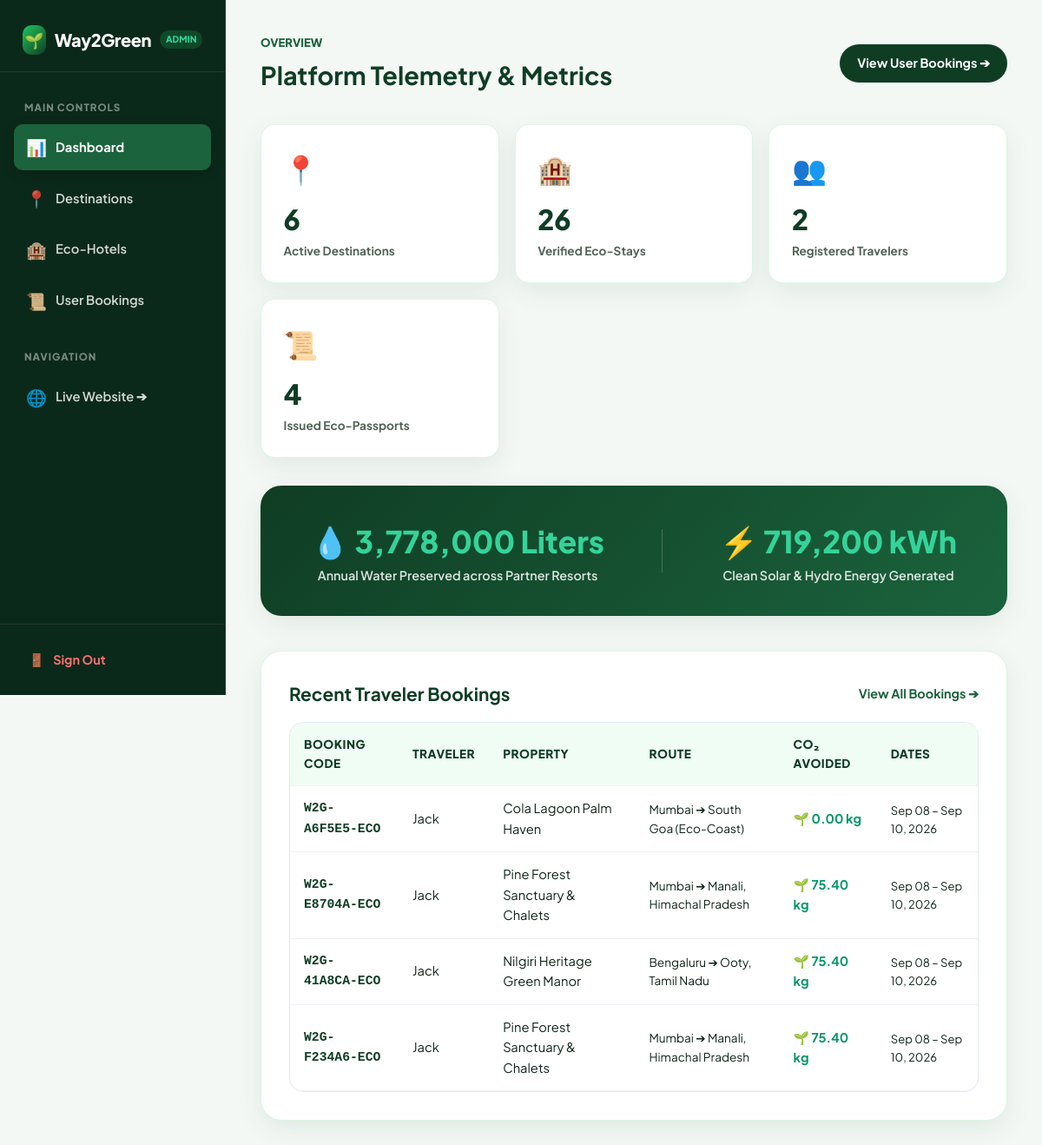
Page /admin/dashboard.php (signed in) on the committed database.
### tables this page shows
CREATE TABLE `bookings` (
  `id` int(11) NOT NULL AUTO_INCREMENT,
  `user_id` int(11) NOT NULL,
  `hotel_id` int(11) NOT NULL,
  `origin` varchar(100) NOT NULL,
  `destination` varchar(100) NOT NULL,
  `travel_mode` varchar(50) NOT NULL,
  `distance_km` decimal(8,2) DEFAULT 0.00,
  `co2_saved_kg` decimal(8,2) DEFAULT 0.00,
  `check_in` date NOT NULL,
  `check_out` date NOT NULL,
  `guests` int(11) DEFAULT 1,
  `booking_code` varchar(50) NOT NULL,
  `total_price` int(11) DEFAULT 0,
  `accessibility_notes` text DEFAULT NULL,
  `created_at` timestamp NOT NULL DEFAULT current_timestamp(),
  PRIMARY KEY (`id`),
  UNIQUE KEY `booking_code` (`booking_code`),
  KEY `user_id` (`user_id`),
  KEY `hotel_id` (`hotel_id`),
  CONSTRAINT `bookings_ibfk_1` FOREIGN KEY (`user_id`) REFERENCES `users` (`id`) ON DELETE CASCADE,
  CONSTRAINT `bookings_ibfk_2` FOREIGN KEY (`hotel_id`) REFERENCES `hotels` (`id`) ON DELETE CASCADE
);

CREATE TABLE `users` (
  `id` int(11) NOT NULL AUTO_INCREMENT,
  `name` varchar(100) NOT NULL,
  `email` varchar(100) NOT NULL,
  `password_hash` varchar(255) NOT NULL,
  `created_at` timestamp NOT NULL DEFAULT current_timestamp(),
  PRIMARY KEY (`id`),
  UNIQUE KEY `email` (`email`)
);

CREATE TABLE `hotels` (
  `id` int(11) NOT NULL AUTO_INCREMENT,
  `destination_id` int(11) NOT NULL,
  `name` varchar(150) NOT NULL,
  `description` text DEFAULT NULL,
  `image_url` varchar(255) DEFAULT NULL,
  `water_saved_liters` int(11) DEFAULT 0,
  `power_saved_kwh` int(11) DEFAULT 0,
  `accessibility_tags` varchar(255) DEFAULT NULL,
  `eco_rating` decimal(3,1) DEFAULT 0.0,
  `created_at` timestamp NOT NULL DEFAULT current_timestamp(),
  `price_per_night` int(11) DEFAULT 2500,
  `eco_badges` varchar(255) DEFAULT 'Solar Powered, Zero Plastic',
  PRIMARY KEY (`id`),
  KEY `destination_id` (`destination_id`),
  CONSTRAINT `hotels_ibfk_1` FOREIGN KEY (`destination_id`) REFERENCES `destinations` (`id`) ON DELETE CASCADE
);

### admin/dashboard.php (the view, shortened to what this page needs)
<?php
require_once '../db.php';
$destCount = $pdo->query("SELECT COUNT(*) FROM destinations")->fetchColumn();
$hotelCount = $pdo->query("SELECT COUNT(*) FROM hotels")->fetchColumn();
$userCount = $pdo->query("SELECT COUNT(*) FROM users")->fetchColumn();
$bookingCount = $pdo->query("SELECT COUNT(*) FROM bookings")->fetchColumn();
$waterStats = $pdo->query("SELECT SUM(water_saved_liters) as total_water, SUM(power_saved_kwh) as total_power FROM hotels")->fetch(PDO::FETCH_ASSOC);
$totalWater = $waterStats['total_water'] ?? 0;
$totalPower = $waterStats['total_power'] ?? 0;
$recentBookings = $pdo->query("SELECT b.*, h.name as hotel_name, u.name as user_name
    FROM bookings b
    JOIN hotels h ON b.hotel_id = h.id
    JOIN users u ON b.user_id = u.id
    ORDER BY b.id DESC LIMIT 5")->fetchAll(PDO::FETCH_ASSOC);
?>
<!DOCTYPE html>
<html lang="en">
<head>
    <link rel="stylesheet" href="admin.css">
</head>
<body>
    <?php include 'sidebar.php'; ?>
    <main class="admin-main-content">
        <div class="admin-header-row">
            <div>
                <span style="font-size: 0.82rem; font-weight: 800; color: var(--primary-light); text-transform: uppercase;">Overview</span>
                <h1 style="color: var(--primary); font-size: 1.8rem; margin: 2px 0;">Platform Telemetry & Metrics</h1>
            </div>
            <a href="bookings.php" style="background: var(--primary); color: #ffffff; text-decoration: none; padding: 10px 20px; border-radius: 99px; font-weight: 700; font-size: 0.9rem;">
                View User Bookings ➔
            </a>
        </div>
        <div class="stat-grid">
            <div class="stat-card">
                <div class="icon">📍</div>
                <div class="num"><?= $destCount ?></div>
                <div class="lbl">Active Destinations</div>
            </div>
            <div class="stat-card">
                <div class="icon">🏨</div>
                <div class="num"><?= $hotelCount ?></div>
                <div class="lbl">Verified Eco-Stays</div>
            </div>
            <div class="stat-card">
                <div class="icon">👥</div>
                <div class="num"><?= $userCount ?></div>
                <div class="lbl">Registered Travelers</div>
            </div>
            <div class="stat-card">
                <div class="icon">📜</div>
                <div class="num"><?= $bookingCount ?></div>
                <div class="lbl">Issued Eco-Passports</div>
            </div>
        </div>
        <div style="background: linear-gradient(135deg, var(--primary) 0%, var(--primary-light) 100%); color: #ffffff; border-radius: var(--radius-lg); padding: 2.2rem; margin-bottom: 2.5rem; display: flex; flex-wrap: wrap; justify-content: space-around; align-items: center; gap: 20px; box-shadow: var(--shadow-card);">
            <div style="text-align: center;">
                <div style="font-size: 2.2rem; font-weight: 800; color: var(--mint);">💧 <?= number_format($totalWater) ?> Liters</div>
                <div style="font-size: 0.9rem; color: rgba(255,255,255,0.85); font-weight: 600;">Annual Water Preserved across Partner Resorts</div>
            </div>
            <div style="text-align: center;">
                <div style="font-size: 2.2rem; font-weight: 800; color: var(--mint);">⚡ <?= number_format($totalPower) ?> kWh</div>
                <div style="font-size: 0.9rem; color: rgba(255,255,255,0.85); font-weight: 600;">Clean Solar & Hydro Energy Generated</div>
            </div>
        </div>
        <div class="admin-card">
            <div style="display: flex; justify-content: space-between; align-items: center; margin-bottom: 1rem;">
                <h2 style="color: var(--primary); font-size: 1.3rem;">Recent Traveler Bookings</h2>
                <a href="bookings.php" style="color: var(--primary-light); font-weight: 700; font-size: 0.9rem; text-decoration: none;">View All Bookings ➔</a>
            </div>
            <?php if (!empty($recentBookings)): ?>
                <div class="admin-table-wrap">
                    <table class="admin-table">
                        <thead>
                            <tr>
                                <th>Booking Code</th>
                                <th>Traveler</th>
                                <th>Property</th>
                                <th>Route</th>
                                <th>CO₂ Avoided</th>
                                <th>Dates</th>
                            </tr>
                        </thead>
                        <tbody>
                            <?php foreach ($recentBookings as $b): ?>
                            <tr>
                                <td style="font-family: monospace; font-weight: 800; color: var(--primary);"><?= htmlspecialchars($b['booking_code']) ?></td>
                                <td><?= htmlspecialchars($b['user_name']) ?></td>
                                <td><?= htmlspecialchars($b['hotel_name']) ?></td>
                                <td style="font-size: 0.85rem;"><?= htmlspecialchars($b['origin']) ?> ➔ <?= htmlspecialchars($b['destination']) ?></td>
                                <td style="color: #059669; font-weight: 700;">🌱 <?= $b['co2_saved_kg'] ?> kg</td>
                                <td style="font-size: 0.82rem;"><?= date('M d', strtotime($b['check_in'])) ?> – <?= date('M d, Y', strtotime($b['check_out'])) ?></td>
                            </tr>
                            <?php endforeach; ?>
                        </tbody>
                    </table>
                </div>
            <?php else: ?>
                <div style="text-align: center; padding: 2.5rem; color: var(--text-muted); font-size: 0.92rem;">
                    No bookings logged yet. Test by reserving a stay through the traveler site!
                </div>
            <?php endif; ?>
        </div>
    </main>
</body>
</html>

### admin/sidebar.php (shortened to what this page needs)
<?php
$currentPage = basename($_SERVER['PHP_SELF']);
?>
<aside class="admin-sidebar" id="adminSidebar">
    <div class="admin-sidebar-brand">
        <div class="logo-icon">🌱</div>
        <div class="logo-text">Way2Green</div>
        <span class="badge-tag">ADMIN</span>
    </div>
    <nav class="sidebar-menu">
        <div class="menu-heading">Main Controls</div>
        <a href="dashboard.php" class="sidebar-link <?= $currentPage === 'dashboard.php' ? 'active' : '' ?>">
            <span class="icon">📊</span>
            <span>Dashboard</span>
        </a>
        <a href="destinations.php" class="sidebar-link <?= $currentPage === 'destinations.php' ? 'active' : '' ?>">
            <span class="icon">📍</span>
            <span>Destinations</span>
        </a>
        <a href="hotels.php" class="sidebar-link <?= $currentPage === 'hotels.php' ? 'active' : '' ?>">
            <span class="icon">🏨</span>
            <span>Eco-Hotels</span>
        </a>
        <a href="bookings.php" class="sidebar-link <?= $currentPage === 'bookings.php' ? 'active' : '' ?>">
            <span class="icon">📜</span>
            <span>User Bookings</span>
        </a>
        <div class="menu-heading" style="margin-top: 1rem;">Navigation</div>
        <a href="../index.php" target="_blank" class="sidebar-link">
            <span class="icon">🌐</span>
            <span>Live Website ➔</span>
        </a>
    </nav>
    <div class="sidebar-footer">
        <a href="logout.php" class="sidebar-logout">
            <span class="icon">🚪</span>
            <span>Sign Out</span>
        </a>
    </div>
</aside>

### admin/admin.css (style rules this page uses)
:root { --admin-sidebar-bg: #0b291a; --admin-sidebar-hover: #14452d; --admin-sidebar-active: #1b633d; --admin-content-bg: #f4f8f5; --primary: #0f3d24; --primary-light: #1b633d; --primary-glow: #22c55e; --mint: #34d399; --text-main: #0f2419; --text-muted: #526356; --border-soft: rgba(34, 197, 94, 0.16); --shadow-card: 0 10px 30px rgba(15, 61, 36, 0.08); --radius-sm: 10px; --radius-md: 16px; --radius-lg: 24px; --font: 'Plus Jakarta Sans', -apple-system, BlinkMacSystemFont, 'Segoe UI', Roboto, sans-serif; --transition: all 0.3s cubic-bezier(0.16, 1, 0.3, 1); }
* { margin: 0; padding: 0; box-sizing: border-box; }
body { font-family: var(--font); background-color: var(--admin-content-bg); color: var(--text-main); line-height: 1.6; overflow-x: hidden; }
.admin-sidebar { position: fixed; top: 0; left: 0; width: 260px; height: 100vh; background: var(--admin-sidebar-bg); color: #ffffff; display: flex; flex-direction: column; z-index: 1000; transition: var(--transition); overflow-y: auto; border-right: 1px solid rgba(255, 255, 255, 0.08); }
.admin-sidebar-brand { padding: 1.8rem 1.6rem 1.2rem; display: flex; align-items: center; gap: 10px; border-bottom: 1px solid rgba(255, 255, 255, 0.08); }
.admin-sidebar-brand .logo-icon { width: 34px; height: 34px; background: linear-gradient(135deg, var(--primary-glow) 0%, var(--primary) 100%); border-radius: 10px; display: flex; align-items: center; justify-content: center; font-size: 1.1rem; }
.admin-sidebar-brand .logo-text { font-weight: 800; font-size: 1.25rem; color: #ffffff; letter-spacing: -0.5px; }
.admin-sidebar-brand .badge-tag { font-size: 0.65rem; font-weight: 800; background: rgba(34, 197, 94, 0.2); color: var(--mint); padding: 2px 7px; border-radius: 99px; margin-left: auto; }
.sidebar-menu { padding: 1.5rem 1rem; display: flex; flex-direction: column; gap: 6px; flex-grow: 1; }
.menu-heading { font-size: 0.72rem; font-weight: 800; color: rgba(255, 255, 255, 0.45); text-transform: uppercase; letter-spacing: 1px; padding: 8px 12px 4px; }
.sidebar-link { text-decoration: none; color: rgba(255, 255, 255, 0.82); font-weight: 600; font-size: 0.92rem; padding: 11px 14px; border-radius: var(--radius-sm); display: flex; align-items: center; gap: 12px; transition: var(--transition); }
.sidebar-link .icon { font-size: 1.2rem; width: 22px; text-align: center; }
.sidebar-link.active { background: var(--admin-sidebar-active); color: #ffffff; font-weight: 700; box-shadow: 0 4px 14px rgba(0, 0, 0, 0.2); }
.sidebar-footer { padding: 1.2rem; border-top: 1px solid rgba(255, 255, 255, 0.08); }
.sidebar-logout { text-decoration: none; color: #f87171; font-weight: 700; font-size: 0.9rem; display: flex; align-items: center; gap: 10px; padding: 10px 14px; border-radius: var(--radius-sm); transition: var(--transition); }
.admin-main-content { margin-left: 260px; padding: 2.2rem 2.5rem 4rem; min-height: 100vh; transition: var(--transition); }
.admin-header-row { display: flex; flex-wrap: wrap; justify-content: space-between; align-items: center; gap: 15px; margin-bottom: 2rem; }
.admin-card { background: #ffffff; border-radius: var(--radius-lg); border: 1px solid var(--border-soft); box-shadow: var(--shadow-card); padding: 2rem; margin-bottom: 2rem; }
.admin-table-wrap { overflow-x: auto; border-radius: var(--radius-md); border: 1px solid #e2e8f0; }
.admin-table { width: 100%; border-collapse: collapse; font-size: 0.92rem; }
.admin-table th, .admin-table td { padding: 14px 16px; text-align: left; border-bottom: 1px solid #edf2f7; }
.admin-table th { background: #f0fdf4; color: var(--primary); font-weight: 800; font-size: 0.85rem; text-transform: uppercase; letter-spacing: 0.5px; }

### admin/dashboard.php (style rules this page uses)
.stat-grid { display: grid; grid-template-columns: repeat(auto-fit, minmax(220px, 1fr)); gap: 18px; margin-bottom: 2rem; }
.stat-card { background: #ffffff; border-radius: var(--radius-md); padding: 1.6rem; border: 1px solid var(--border-soft); box-shadow: var(--shadow-card); transition: transform 0.25s; }
.stat-card .icon { font-size: 2rem; margin-bottom: 6px; }
.stat-card .num { font-size: 2rem; font-weight: 800; color: var(--primary); }
.stat-card .lbl { font-size: 0.85rem; color: var(--text-muted); font-weight: 700; }

### rows in the picture
bookings: booking_code "W2G-A6F5E5-ECO", user.name "Jack", hotel.name "Cola Lagoon Palm Haven", origin "Mumbai", destination "South Goa (Eco-Coast)", co2_saved_kg "0.00", check_in "Sep 08", check_out "Sep 10, 2026"
bookings: booking_code "W2G-E8704A-ECO", user.name "Jack", hotel.name "Pine Forest Sanctuary & Chalets", origin "Mumbai", destination "Manali, Himachal Pradesh", co2_saved_kg "75.40", check_in "Sep 08", check_out "Sep 10, 2026"
bookings: booking_code "W2G-41A8CA-ECO", user.name "Jack", hotel.name "Nilgiri Heritage Green Manor", origin "Bengaluru", destination "Ooty, Tamil Nadu", co2_saved_kg "75.40", check_in "Sep 08", check_out "Sep 10, 2026"
bookings: booking_code "W2G-F234A6-ECO", user.name "Jack", hotel.name "Pine Forest Sanctuary & Chalets", origin "Mumbai", destination "Manali, Himachal Pradesh", co2_saved_kg "75.40", check_in "Sep 08", check_out "Sep 10, 2026"

### other values in the picture
$destCount "6"
$hotelCount "26"
$userCount "2"
$bookingCount "4"
$totalWater "3,778,000"
$totalPower "719,200"
